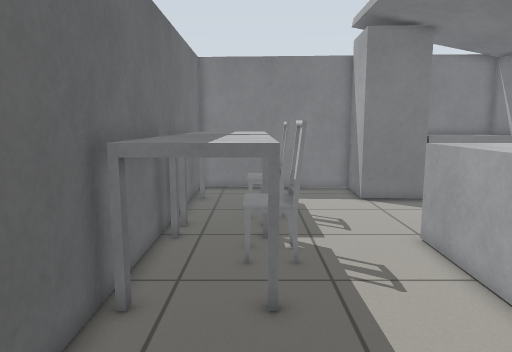
[1] (above)

21 first-person views from a walk through a Gazebo world. The camera is 1 m above the floor, tilts 8° down and sees 70° across. The floor is counted in squares, 0.25 m on a side. Each view is taken from the middle of a square. On the plan, view 1 faces up. The plan holds only what a view shows up to about 20 squares ahead; the rest is blank.

[2]
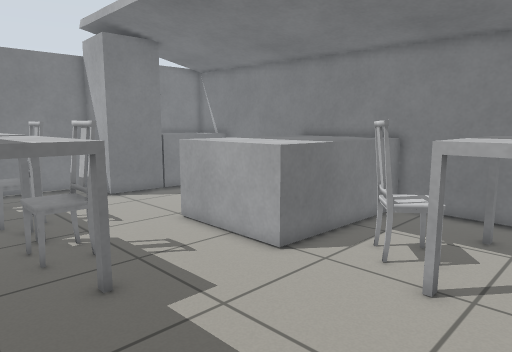

[3]
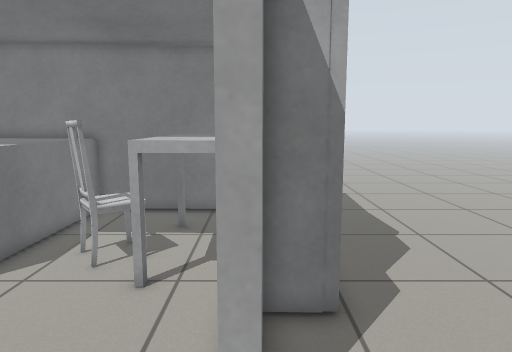

[4]
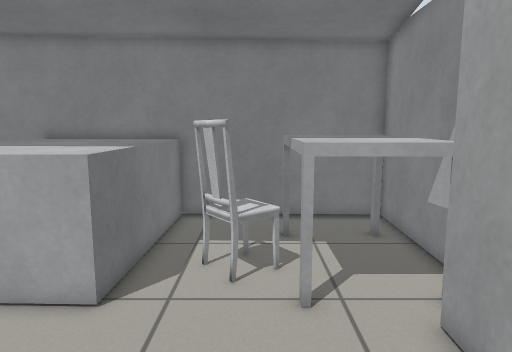

[5]
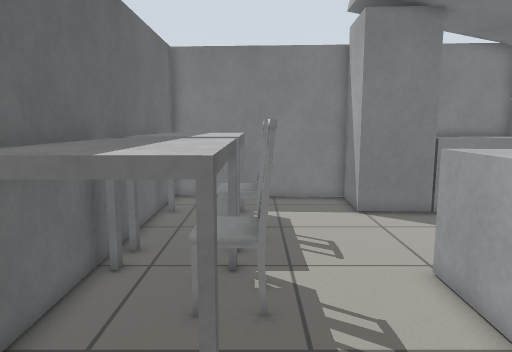

[6]
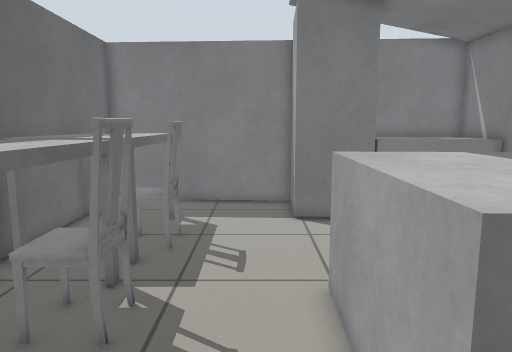

[7]
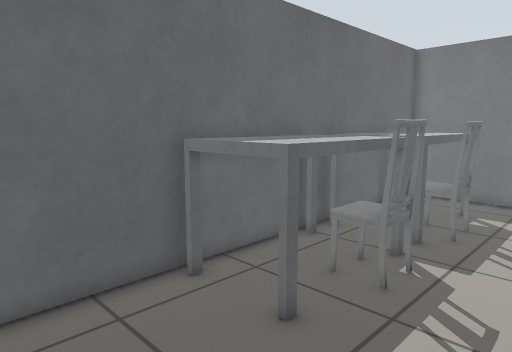

[8]
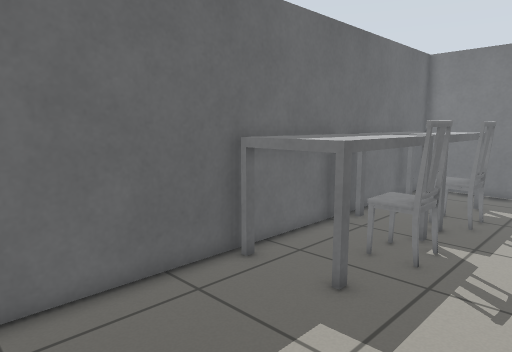

[9]
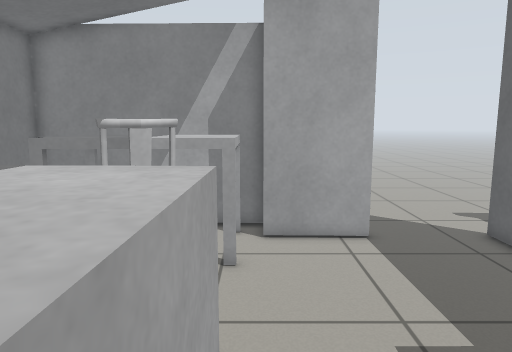

[10]
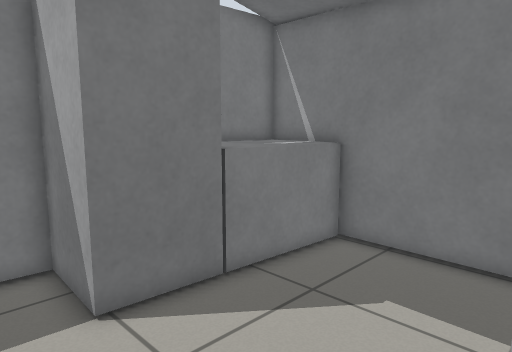

[11]
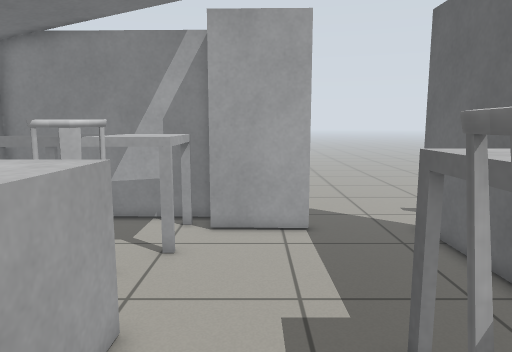

[12]
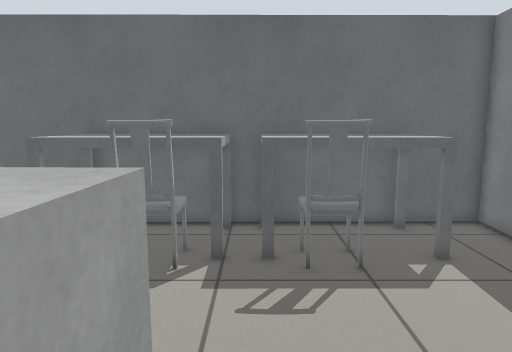

[13]
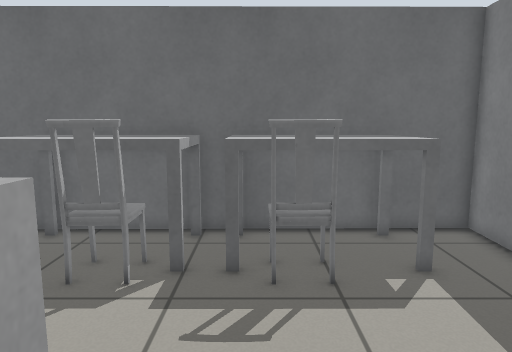

[14]
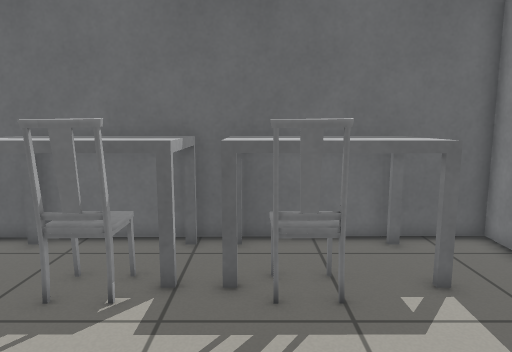

[15]
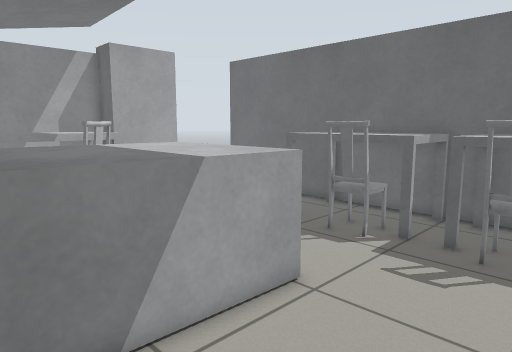

[16]
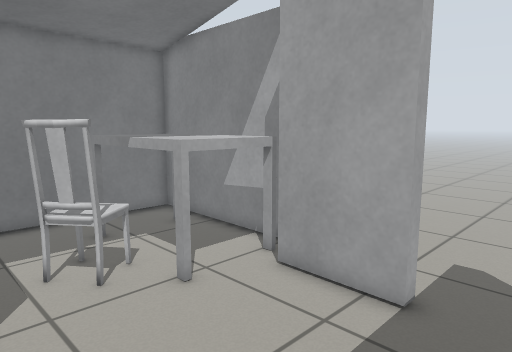

[17]
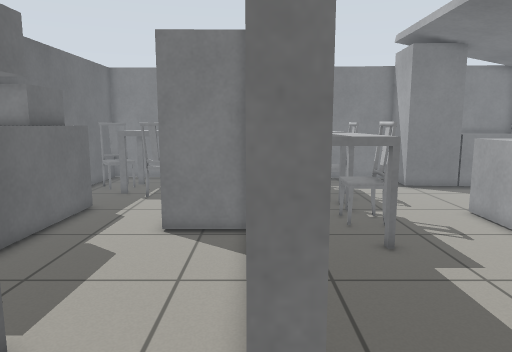

[18]
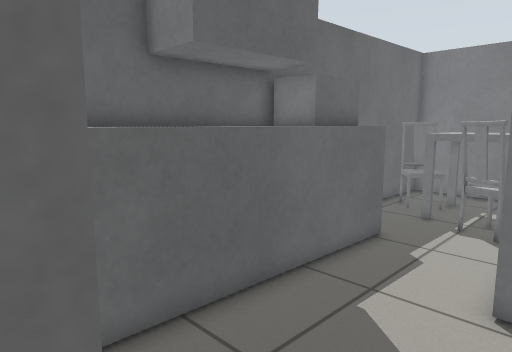

[19]
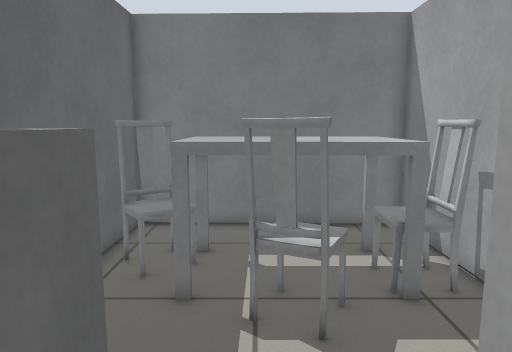

[20]
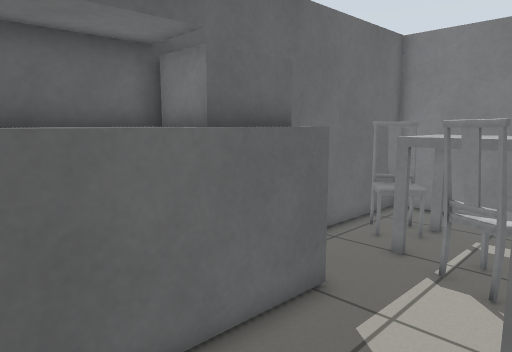

[21]
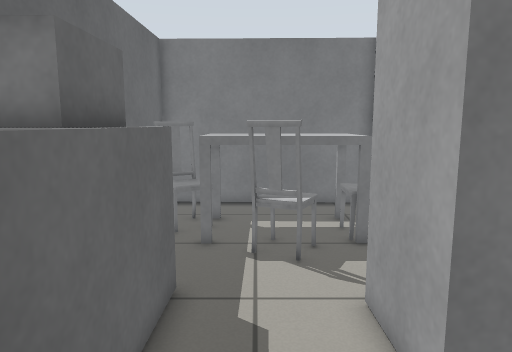

### Floor plan
Key: @ floor where view 1 was taken; # wall or solid block; . floor; = window, fence, low wall or low ledge; T table; C chair; K kitchen table.
Columns run from 15 left of view 1 to 14 right of it. Each row starts with its distance up from view 1.
 23 ######################
 22 #..........#.........#   #####
 21 #..........#.........#   #####
 20 #CCCKK KKK.#T TT.....#  =####=
 19 #CCCKKKKKCC#TTTT.....####====#
 18 #.CKKKKKKCC#TTTT.............#
 17 #..KKCCCKCC#TTTTC............#
 16 #....CCC...#TTTTC............#
 15 # ....C... #TTTTC............#
 14 #  ......  #TTTT.............#
 13 ###=....#  #TTTT.............#
 12 ###=....#  #TTTTC....========#
 11 ###=....#  #TTTTC....=########
 10 ###=....####TTTTC....=########
  9 ###=.......#TTTT.....=########
  8 ###=.......#TTTT.....=########
  7 ###=.......#.........=====####
  6 ###=.......#..............===#
  5 = #=.......#...........C.....#
  4 =##=.......##.........CCC....#
  3   #=  ..... #.........CCC....#
  2       #.... #........TTCTTT..#
  1        # .  #........TTTTTT..#
  0            ##..@.....TTTTTT..#
 -1            .....#####TTTTTT..#
 -2            ........########..#
 -3           ..........#     ####
 -4           .................

Positions as (right, up) in squares from view 1, and headings:
1: (0, 0), facing up
2: (-3, -1), facing up-right
3: (-3, -1), facing right
4: (-2, 3), facing right
5: (1, 3), facing up
6: (4, 4), facing up
7: (5, 2), facing up-left
8: (5, 0), facing up-left
9: (5, 12), facing down
10: (3, 12), facing up-right
11: (3, 13), facing down
12: (11, 14), facing left
13: (10, 15), facing left
14: (9, 15), facing left
15: (13, 18), facing down-left
16: (-2, 7), facing down-right
17: (-4, -4), facing up
18: (-6, 1), facing up-left
19: (-10, 9), facing up
20: (-7, 6), facing up-left
21: (-10, 5), facing up
